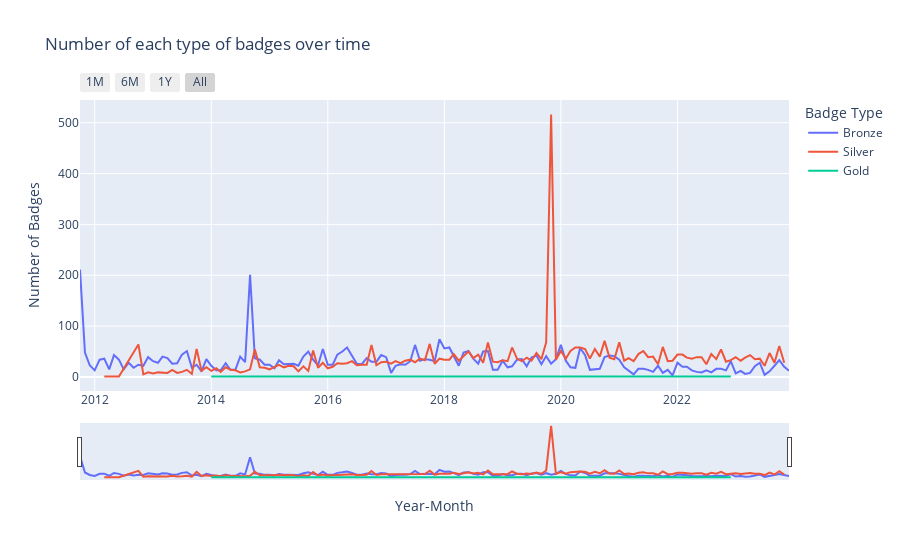

The code cell stored with this chart in its notebook:
### Markdown cell above
To find out how the number of badges awarded changes, I will draw a line chart.

### Code cell
# Define a new column contains types of badges
value_to_badges = {
    1: 'Gold',
    2: 'Silver',
    3: 'Bronze'
}
badges['ClassType'] = badges['Class'].map(value_to_badges) 

#Add a Count column to count rows group by ClassType column
badges['Count'] = badges.groupby('ClassType').size().reset_index(drop=True)

# Use regular expression to extract year and month 
badges['YearMonth'] = badges['Date'].str.extract(r'^(\d{4}-\d{2})')

# Count badges group by YearMonth and ClassType
badge_counts = badges.groupby(['YearMonth', 'ClassType']).size().reset_index(name='Count')

# Create an interactive line chart 
fig = px.line(badge_counts, x='YearMonth', y='Count', color='ClassType', title='Number of each type of badges over time',
              labels={'YearMonth': 'Year-Month', 'Count': 'Number of Badges', 'ClassType': 'Badge Type'},
              markers=False)

# Update the layout to add a date range slider
fig.update_layout(
    xaxis=dict(
        rangeselector=dict(
            buttons=list([
                dict(count=1, label="1M", step="month", stepmode="backward"),
                dict(count=6, label="6M", step="month", stepmode="backward"),
                dict(count=1, label="1Y", step="year", stepmode="backward"),
                dict(step="all", label="All"),
            ])
        ),
        rangeslider=dict(
            visible=True
        ),
        type="date"
    )
)

# Show the chart with slider
fig.show()

### Figure 1 — Plotly figure (JSON) as saved in the notebook; plotly's stock layout.template omitted (floating-point values rounded to 4 significant figures; data arrays with more than 128 entries replaced by an {"elided": "..."} marker saying what was removed)
{"data": [{"hovertemplate": "Badge Type=Bronze<br>Year-Month=%{x}<br>Number of Badges=%{y}<extra></extra>", "legendgroup": "Bronze", "line": {"color": "#636efa", "dash": "solid"}, "marker": {"symbol": "circle"}, "mode": "lines", "name": "Bronze", "orientation": "v", "showlegend": true, "type": "scatter", "x": {"elided": "147 str values"}, "xaxis": "x", "y": {"elided": "147 int values"}, "yaxis": "y"}, {"hovertemplate": "Badge Type=Silver<br>Year-Month=%{x}<br>Number of Badges=%{y}<extra></extra>", "legendgroup": "Silver", "line": {"color": "#EF553B", "dash": "solid"}, "marker": {"symbol": "circle"}, "mode": "lines", "name": "Silver", "orientation": "v", "showlegend": true, "type": "scatter", "x": {"elided": "136 str values"}, "xaxis": "x", "y": {"elided": "136 int values"}, "yaxis": "y"}, {"hovertemplate": "Badge Type=Gold<br>Year-Month=%{x}<br>Number of Badges=%{y}<extra></extra>", "legendgroup": "Gold", "line": {"color": "#00cc96", "dash": "solid"}, "marker": {"symbol": "circle"}, "mode": "lines", "name": "Gold", "orientation": "v", "showlegend": true, "type": "scatter", "x": ["2014-01", "2014-03", "2014-06", "2016-06", "2016-10", "2017-06", "2017-08", "2017-10", "2018-03", "2018-05", "2018-06", "2018-07", "2018-08", "2018-09", "2020-08", "2020-11", "2021-01", "2021-06", "2021-07", "2021-08", "2021-12", "2022-12"], "xaxis": "x", "y": [1, 1, 1, 1, 1, 1, 1, 1, 2, 2, 1, 1, 1, 2, 1, 1, 1, 1, 1, 1, 1, 1], "yaxis": "y"}], "layout": {"autosize": true, "legend": {"title": {"text": "Badge Type"}, "tracegroupgap": 0}, "title": {"text": "Number of each type of badges over time"}, "xaxis": {"anchor": "y", "autorange": true, "domain": [0, 1], "range": ["2011-10-01", "2023-12-01"], "rangeselector": {"buttons": [{"count": 1, "label": "1M", "step": "month", "stepmode": "backward"}, {"count": 6, "label": "6M", "step": "month", "stepmode": "backward"}, {"count": 1, "label": "1Y", "step": "year", "stepmode": "backward"}, {"label": "All", "step": "all"}]}, "rangeslider": {"autorange": true, "range": ["2011-10-01", "2023-12-01"], "visible": true, "yaxis": {"_template": null, "rangemode": "match"}}, "title": {"text": "Year-Month"}, "type": "date"}, "yaxis": {"anchor": "x", "autorange": true, "domain": [0, 1], "range": [-27.61, 544.6], "title": {"text": "Number of Badges"}, "type": "linear"}}}
